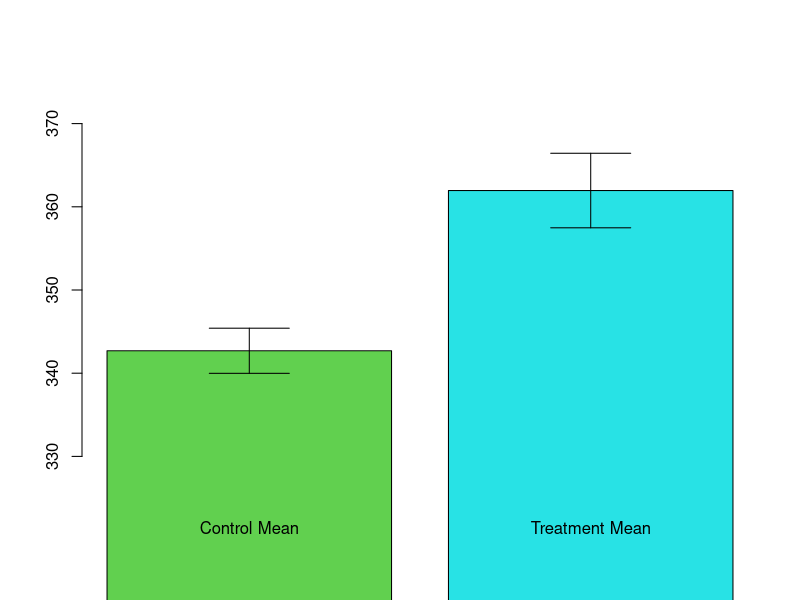

Write the R code that produced this figure. (Note: this script raises an error after producing the figure.)
## ---- chunk 1
library(data.table)
library(dplyr)
# Initialize dataframe
set.seed(1)
n <- 1000
eGulf <- as.data.frame(matrix(0, ncol=5,nrow=n))
colnames(eGulf) <- c("Seller_Offered_Treatment","Seller_Opted_Into_Treatment","Seller_Feedback_Count","Seller_Feedback_Score","Auction_Final_Sales_Price")
# Simulate baseline data
  # Make seller feedback count
    eGulf$Seller_Feedback_Count<-as.integer(abs(round(rnorm(n,200,100))))
  # Make feedback score loosely correlated with feedback count 
    eGulf$Seller_Feedback_Score<-round(.9+.1*eGulf$Seller_Feedback_Count/max(eGulf$Seller_Feedback_Count)-rbeta(100,1,10),2)
  # Make seller offered treatment loosely correlated with with feedback count 
    eGulf$Seller_Offered_Treatment<-rbinom(n,1,.5+eGulf$Seller_Feedback_Count/max(eGulf$Seller_Feedback_Count)/5)
  # Make seller opted_into_treatment correlated with seller_feedback_score
    eGulf$Seller_Opted_Into_Treatment<-ifelse(eGulf$Seller_Offered_Treatment==0,0,rbinom(n,1,eGulf$Seller_Feedback_Score^5)) #
  # Make final sales price also correlated with seller_feedback_score
    eGulf$Final_Sales_Price<-round(rlnorm(n, meanlog=log(400), sdlog = log(1.2))*eGulf$Seller_Feedback_Score)

    
#Prepare data for graphing
  TreatmentSalesPrices<-eGulf$Final_Sales_Price[eGulf$Seller_Opted_Into_Treatment==1]
  ControlSalesPrices<-eGulf$Final_Sales_Price[eGulf$Seller_Opted_Into_Treatment==0]
  TreatmentMean<-mean(TreatmentSalesPrices)
  ControlMean<-mean(ControlSalesPrices)
  TreatmentStandardError<-sd(TreatmentSalesPrices)/sqrt(length(TreatmentSalesPrices))
  ControlStandardError<-sd(ControlSalesPrices)/sqrt(length(ControlSalesPrices))
  Means<-c(ControlMean,TreatmentMean)
  names(Means)<-c("Control Mean","Treatment Mean")
  CIs<-c(ControlStandardError,TreatmentStandardError)

#Graph results
  #(cheat to pretend this is a different sample; just use the standard errors rather than true confidence intervals. This makes the differences clearly visible.)
  arrows(x0=barplot(Means,ylim=c(325, 375),col=c(3,5)), y0=Means-(1*CIs), y1=Means+(1*CIs), code=3, angle=90,length=.4)
## ---- chunk 2
library(data.table)
library(dplyr)

# Initialize dataframe
set.seed(1)
n <- 1000
eGulf <- as.data.frame(matrix(0, ncol=5,nrow=n))
colnames(eGulf) <- c("Seller_Offered_Treatment","Seller_Opted_Into_Treatment","Seller_Feedback_Count","Seller_Feedback_Score","Auction_Final_Sales_Price")

# Simulate baseline data
  # Make seller feedback count
    eGulf$Seller_Feedback_Count<-as.integer(abs(round(rnorm(n,200,100))))
  # Make feedback score loosely correlated with feedback count 
    eGulf$Seller_Feedback_Score<-round(.9+.1*eGulf$Seller_Feedback_Count/max(eGulf$Seller_Feedback_Count)-rbeta(100,1,10),2)
  # Make seller offered treatment loosely correlated with with feedback count 
    eGulf$Seller_Offered_Treatment<-rbinom(n,1,.5+eGulf$Seller_Feedback_Count/max(eGulf$Seller_Feedback_Count)/5)
  # Make seller opted_into_treatment correlated with seller_feedback_score
    eGulf$Seller_Opted_Into_Treatment<-ifelse(eGulf$Seller_Offered_Treatment==0,0,rbinom(n,1,eGulf$Seller_Feedback_Score^5)) #
  # Make final sales price also correlated with seller_feedback_score
    eGulf$Final_Sales_Price<-round(rlnorm(n, meanlog=log(400), sdlog = log(1.2))*eGulf$Seller_Feedback_Score)
## ---- chunk 3
# Note: To check for noncompliance in an experiment, we will only want to examine individuals that were offered treatment. It might make the following questions easier if you first subset the eGulf data.frame to sellers who were offered treatment as we did in eGulf2. Additionally, before running a significance test to see whether compliers and noncompliers were different, we recommend running the code below to summarize the data. 

    eGulf2<-eGulf[eGulf$Seller_Offered_Treatment==1,]
    summary(eGulf2$Seller_Feedback_Score[eGulf2$Seller_Opted_Into_Treatment==0])
    summary(eGulf2$Seller_Feedback_Score[eGulf$Seller_Opted_Into_Treatment==1])

# 1) It appears that those who opted into the treatment have slightly higher feedback scores than those who did not, but is the difference statistically significant? Test whether sellers who were offered treatment *and* opted into the treatment had different prior average feedback scores than sellers who were offered treatment but did *not* opt into treatment.
    
    t.test()

# 2) The confidence interval indicates a range of values for the average treatment effect that we would expect to find if we gathered a new sample. If the lower and upper bound of the 95% confidence interval are both negative, we can conclude that there is a negative and statistically significant difference between the two groups. Based on the results from your t-test above, does it appear that those who opted into treatment had seller feedback scores that were significantly higher than those who did not opt into treatment? Answer with "Yes" or "No".
    
    Solution2<- ""

# 3) For a fuller understanding of the potential bias produced by noncompliance, estimate the correlation between seller feedback scores and final sales prices within the *entire sample*.
    
    cor()
    
## ---- chunk 4
eGulf2<-eGulf[eGulf$Seller_Offered_Treatment==1,]

#1
t.test(eGulf2$Seller_Feedback_Score[eGulf2$Seller_Opted_Into_Treatment==0],eGulf2$Seller_Feedback_Score[eGulf2$Seller_Opted_Into_Treatment==1])

#2
temp<-t.test(eGulf2$Seller_Feedback_Score[eGulf2$Seller_Opted_Into_Treatment==0],eGulf2$Seller_Feedback_Score[eGulf2$Seller_Opted_Into_Treatment==1])
Significant<-sign(temp$conf.int[1])==sign(temp$conf.int[2])
Solution2<-ifelse(Significant==T,"Yes","No")

#3
cor(eGulf$Seller_Feedback_Score,eGulf$Final_Sales_Price)
## ---- chunk 5
ex() %>% check_error()
ex() %>% check_object("Solution2") %>% check_equal()

success_msg("Good work! It looks like sellers who posted more photos tended to have higher prior average feedback scores than those who did not post more photos. Additionally, prior average feedback scores were positively correlated with final WePhone sales prices. Since compliers and non-compliers have different feedback scores, and feedback scores are associated with final sales prices, we have more reason to worry that the experiment's results were spurious. While the experiment had intended to estimate whether posting more photos caused sellers to attain higher sales prices, the experiment might have just shown that sellers who care about customer feedback tend to sell their goods at high prices, and would be willing to post more photos on their ebay auctions if they were given the chance.")
## ---- chunk 6
library(data.table)
library(dplyr)

  set.seed(1)
  n             <- 9e3
  frac_treated  <- .5
  frac_female   <- .5656
  frac_white    <- .688

# Initialize dataframe
  CreditCo <- as.data.frame(matrix(0, ncol=11,nrow=n))
  colnames(CreditCo) <- c("id","offered","opt_in","FICO","age","female","race_white","default_pre","default_post","balance_pre","balance_post")

# Simulate baseline data
  CreditCo$id         <- seq(1,n,1)
  CreditCo$offered    <- as.integer(runif(n)<frac_treated)
  CreditCo$opt_in     <- rep.int(0,n)
  CreditCo$FICO       <- rnorm(n, mean=736, sd=300)
  CreditCo$age        <- sample(18:55, n, replace=T)
  CreditCo$female     <- as.integer(runif(n)<frac_female)
  CreditCo$race_white <- as.integer(runif(n)<frac_white)

# make FICO score intelligible
  CreditCo$FICO[CreditCo$FICO>850] <- 850
  CreditCo$FICO[CreditCo$FICO<300] <- 300
  CreditCo$FICO                    <- round(CreditCo$FICO)

# simulate pre-experiment default rate
  draw <- runif(n)
  xb   <- -1.82-0.2*CreditCo$FICO/100+.046*(CreditCo$FICO^2)/10000-5.1*CreditCo$female-7*CreditCo$race_white
  p    <- exp(xb)/(1+exp(xb))
  CreditCo$default_pre <- as.integer(draw<p)

# simulate pre-experiment balance level
  draw <- rnorm(n, mean=0, sd=0.5)
  CreditCo$balance_pre <- 8.5-0.2*CreditCo$FICO/100+.046*(CreditCo$FICO^2)/10000-0.15*CreditCo$female-0.85*CreditCo$race_white + draw
  CreditCo$balance_pre <- exp(CreditCo$balance_pre)

# Simulate noncompliance and opt-in behavior
  draw <- runif(sum(CreditCo$offered))
  xb   <- 6.75-1.2*CreditCo$FICO/100+.07*(CreditCo$FICO^2)/10000-2.1*CreditCo$female-2*CreditCo$race_white
  p    <- exp(xb)/(1+exp(xb))
  CreditCo$opt_in[CreditCo$offered==1] <- as.integer(draw<p[CreditCo$offered==1])

# Simulate post outcomes
  draw <- runif(n)
  xb   <- -1.82-0.2*CreditCo$FICO/100+.046*(CreditCo$FICO^2)/10000-5.1*CreditCo$female-7*CreditCo$race_white+4*CreditCo$offered*CreditCo$opt_in
  p    <- exp(xb)/(1+exp(xb))
  CreditCo$default_post <- as.integer(draw<p)

# balance
  draw <- rnorm(n, mean=0, sd=0.5)
  CreditCo$balance_post <- 8.5-0.2*CreditCo$FICO/100+.046*(CreditCo$FICO^2)/10000-0.15*CreditCo$female-0.85*CreditCo$race_white + 1*CreditCo$offered*CreditCo$opt_in + draw
  CreditCo$balance_post <- exp(CreditCo$balance_post)

# Remove elements and variables from environment
  rm(draw,frac_female,frac_treated,frac_white,n,p,xb)
  CreditCo <- CreditCo[,c("id","offered","opt_in","FICO","female","race_white","default_pre","default_post","balance_pre","balance_post")]
## ---- chunk 7
# The dataset `CreditCo` is available in your workspace. You may want to explore it with the structure "str" command before solving the following questions.

# 1) Using the mean command, compute the percentage of people who were offered a higher credit limit. 

    mean()

# 2) Of the people who were offered, what percentage opted in? 

    Solution2<- mean()

# 3) Compute a naive average treatment effect of late payment (variable `default_post`), where treatment state is defined by having been offered **and** opted in to the program. 
    
    Solution3<- mean()
    
    
## ---- chunk 8
#1
  mean(CreditCo$offered)
#2
  Solution2<-mean(CreditCo$opt_in[CreditCo$offered==1])
#3
  Solution3<-mean(CreditCo$default_post[CreditCo$opt_in==1])-mean(CreditCo$default_post[CreditCo$offered==0])
## ---- chunk 9
ex() %>% check_error()
ex() %>% check_object("Solution2") %>% check_equal()
ex() %>% check_object("Solution3") %>% check_equal()

success_msg("Nice job! As you can see, about half of the sample received an offer, but only about 41% of people actually accepted it. For the people who complied, the 'naive' treatment effect is a +26% default rate--the default rate went up for people who accepted the offer! However, while this 'naive' ATE is quick to calculate, it's probably not accurate, as there are likely confounders that we can deal with when we have more time.")
